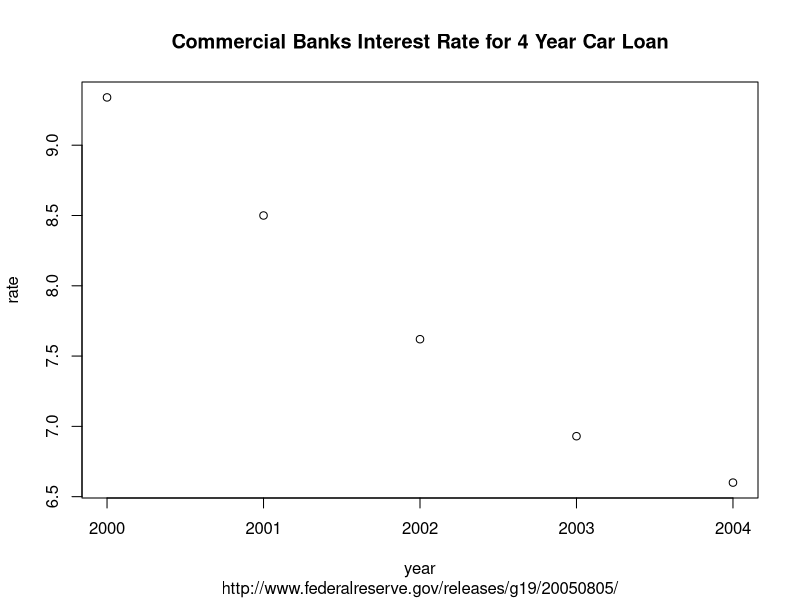
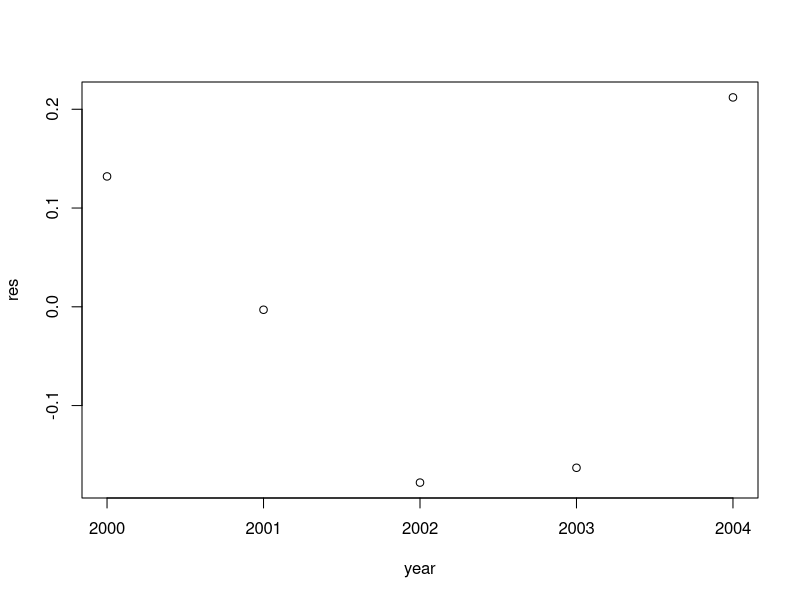
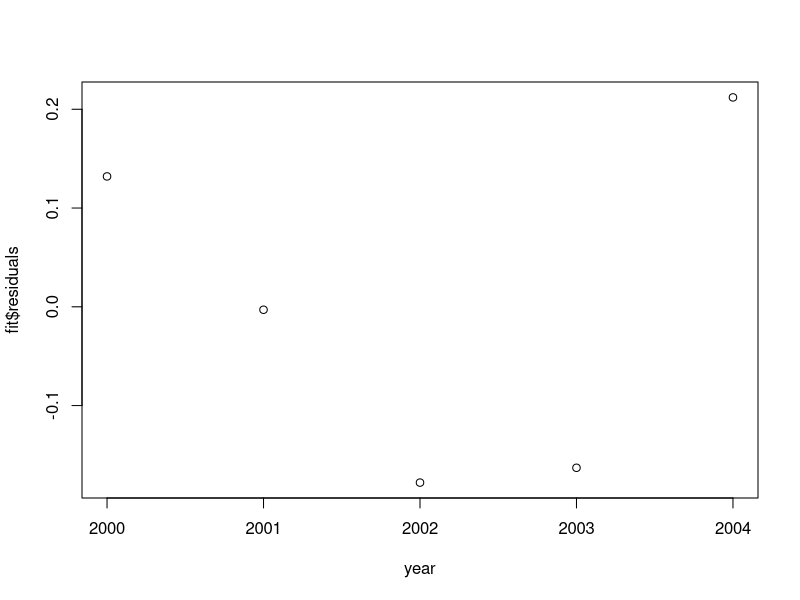
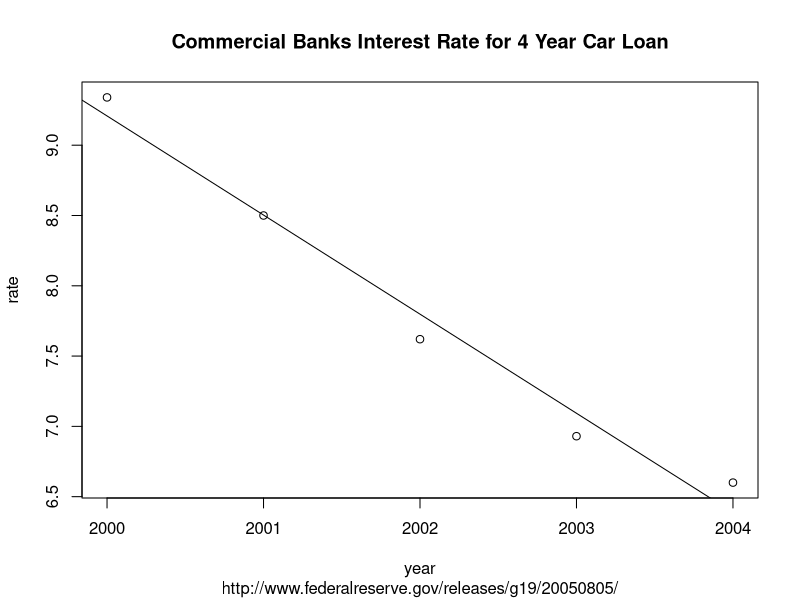

Source code (R) for these figures, in order:
#year <- c(2000,2001,2003,2004)
#rate <- c(9.34,8.50,7.62,6.93,6.60)
year <- c(2000 ,   2001  ,  2002  ,  2003 ,   2004)
rate <- c(9.34 ,   8.50  ,  7.62  ,  6.93  ,  6.60)
plot(year,rate,
     main="Commercial Banks Interest Rate for 4 Year Car Loan",
     sub="http://www.federalreserve.gov/releases/g19/20050805/")
cor(year,rate)
fit <- lm(rate ~ year)
fit
attributes(fit)
fit$coefficients[1]
fit$coefficients[[1]]

fit$coefficients[2]

fit$coefficients[[2]]
fit$coefficients[[2]]*2015+fit$coefficients[[1]]
res <- rate - (fit$coefficients[[2]]*year+fit$coefficients[[1]])
res
plot(year,res)
residuals(fit)

fit$residuals
plot(year,fit$residuals)

plot(year,rate,
     main="Commercial Banks Interest Rate for 4 Year Car Loan",
     sub="http://www.federalreserve.gov/releases/g19/20050805/")
abline(fit)
summary(fit)